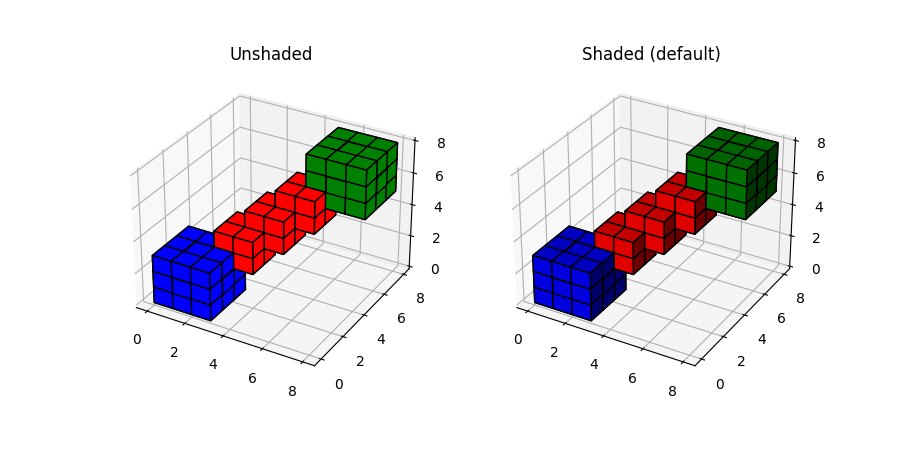

The script that drew this image:
import matplotlib.pyplot as plt
import numpy as np

# prepare some coordinates
x, y, z = np.indices((8, 8, 8))

# draw cuboids in the top left and bottom right corners, and a link between them
cube1 = (x < 3) & (y < 3) & (z < 3)
cube2 = (x >= 5) & (y >= 5) & (z >= 5)
link = abs(x - y) + abs(y - z) + abs(z - x) <= 2

# combine the objects into a single boolean array
voxels = cube1 | cube2 | link

# set the colors of each object
colors = np.empty(voxels.shape, dtype=object)
colors[link] = 'red'
colors[cube1] = 'blue'
colors[cube2] = 'green'

# and plot everything
fig = plt.figure(figsize=plt.figaspect(0.5))
ax, ax_shaded = fig.subplots(1, 2, subplot_kw=dict(projection='3d'))
ax.voxels(voxels, facecolors=colors, edgecolor='k', shade=False)
ax.set_title("Unshaded")
ax_shaded.voxels(voxels, facecolors=colors, edgecolor='k', shade=True)
ax_shaded.set_title("Shaded (default)")

plt.show()
